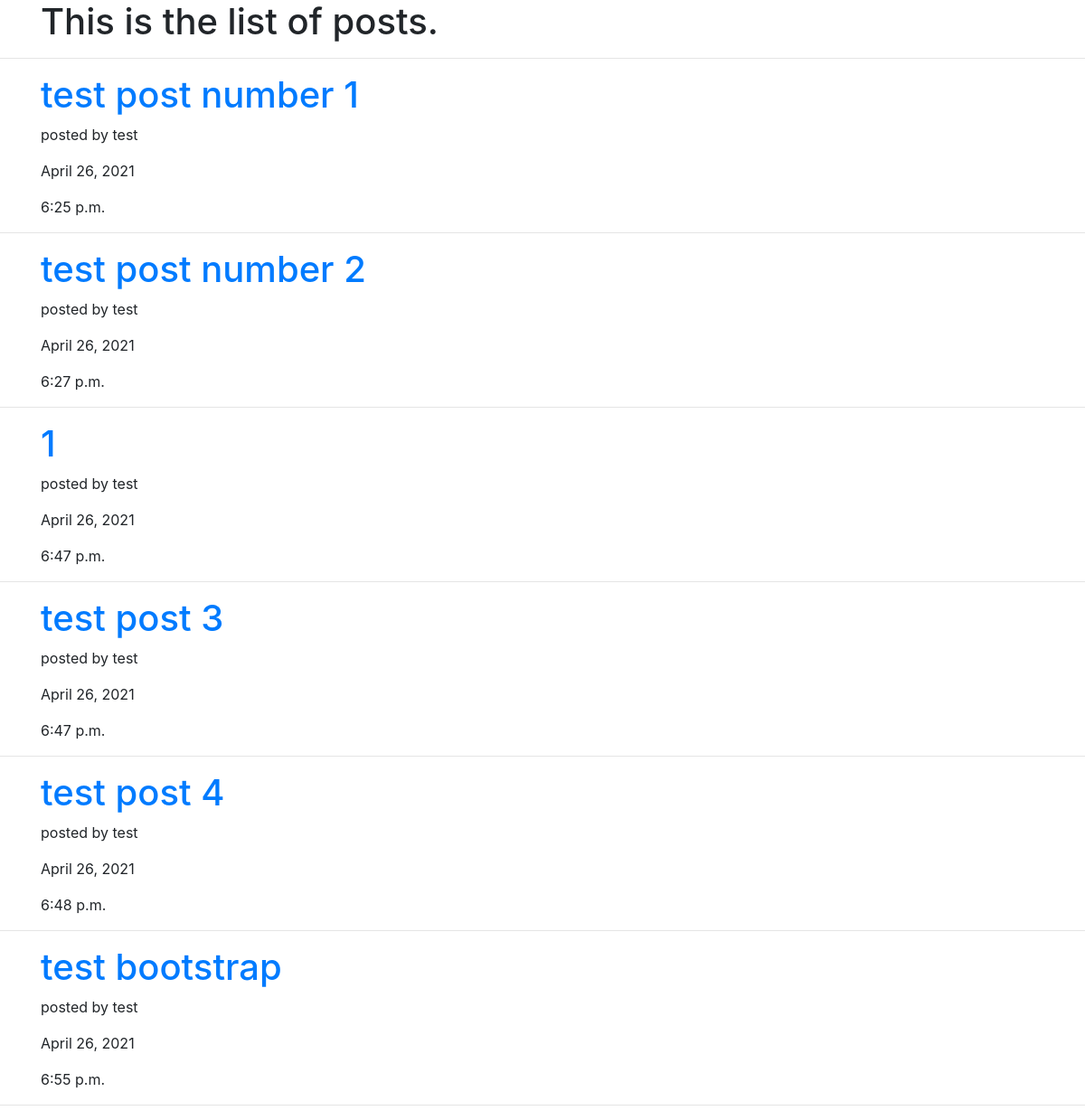
/posts/, run on an earlier commit of the app's database.
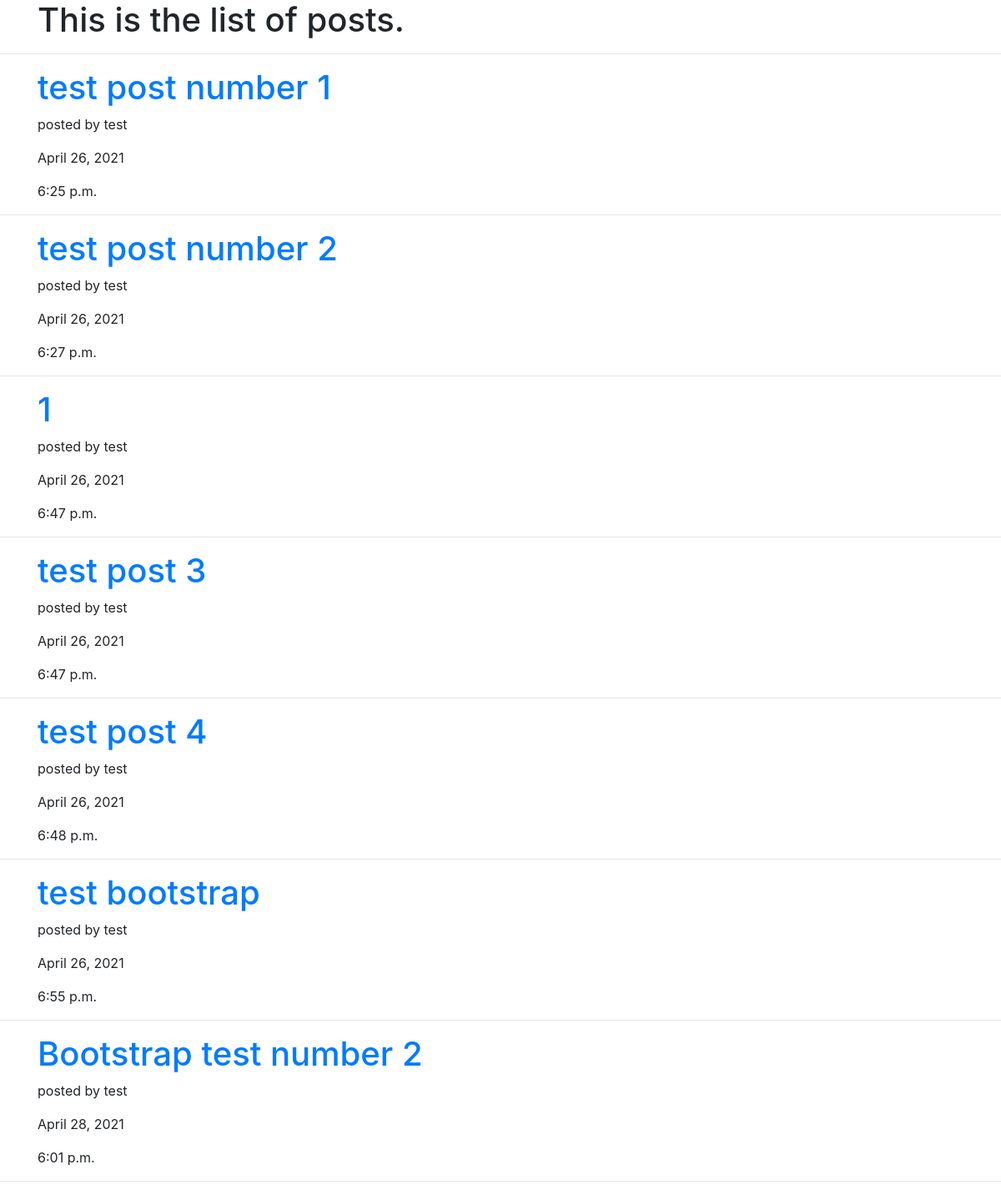
And on a later commit of the database.
### post/models.py (models this page shows, shortened)
class Post(models.Model):
    id = models.BigAutoField(primary_key=True)
    userPosted = models.ForeignKey(User, on_delete=models.CASCADE,null=True, blank=True)
    thread = models.ForeignKey(Thread, on_delete=models.CASCADE,null=True, blank=True)
    title = models.CharField(max_length=30)
    content = models.CharField(max_length=500)
    pub_date = models.DateTimeField('date published')

### post/views.py (the view)
# urls.py: path('posts/', views.post_list_view),
def post_list_view(request):
    post_objects = Post.objects.order_by("pub_date")
    context = {"post_objects": post_objects}
    return render(request, "post/index.html", context)

### post/templates/post/index.html (shortened to what this page needs)
<!DOCTYPE html>
<html lang="en">
<head>
    <link rel="stylesheet" href="https://maxcdn.bootstrapcdn.com/bootstrap/4.0.0/css/bootstrap.min.css">
</head>
<body>
    <div class="container">
        <h1>This is the list of posts.</h1>
    </div>
    <hr />
    {% for post in post_objects %}
        <div class="container">
            <h1><a href="/posts/{{post.id}}">{{post.title}}</a></h1>
            <p>posted by {{post.userPosted}}</p>
            <p>{{post.pub_date.date}}</p>
            <p>{{post.pub_date.time}}</p>
        </div>
    <hr />
    {% endfor %}
</body>
</html>

What changed in the data, as far as the page shows it:
added Post: title "Bootstrap test number 2", userPosted "test", pub_date "April 28, 2021", pub_date.time "6:01 p.m."
